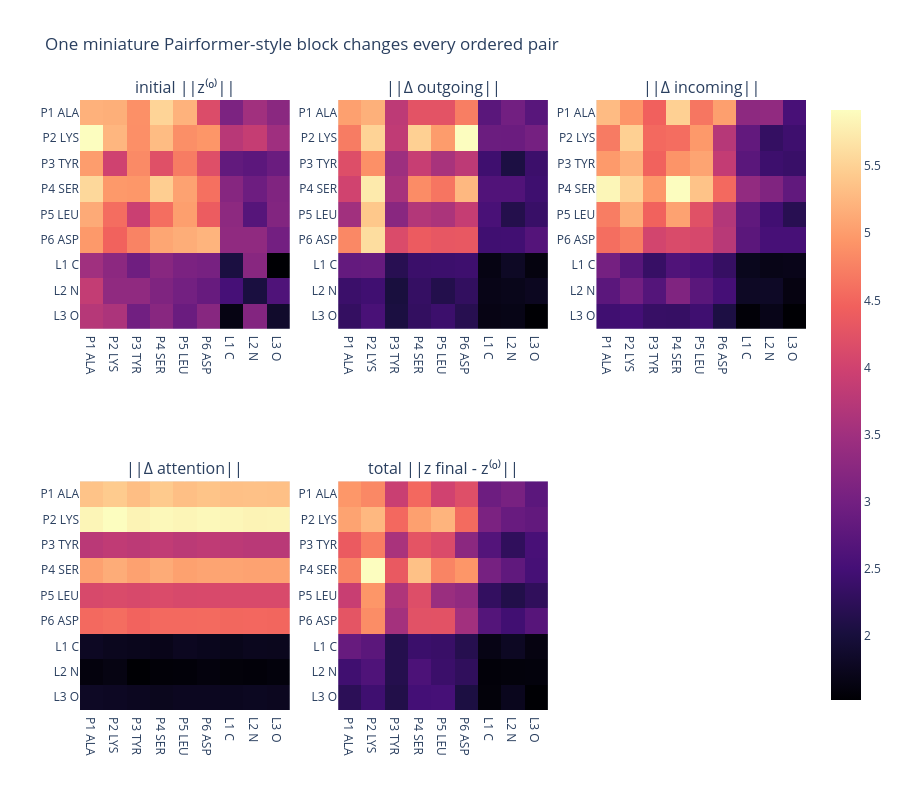
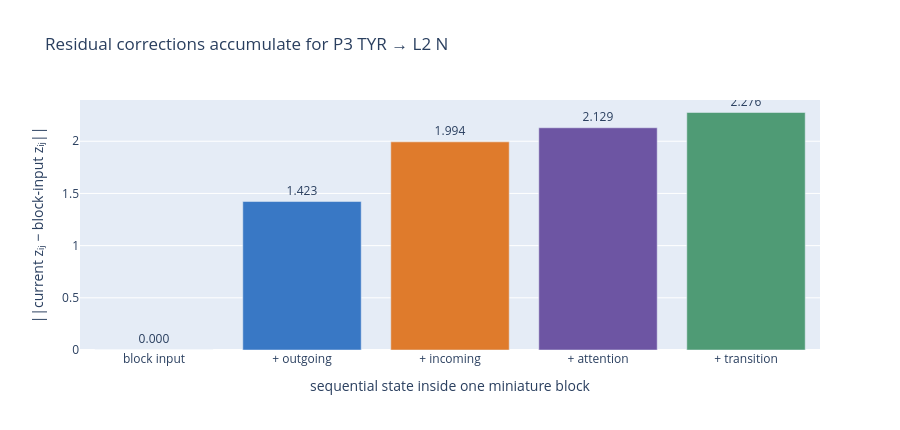
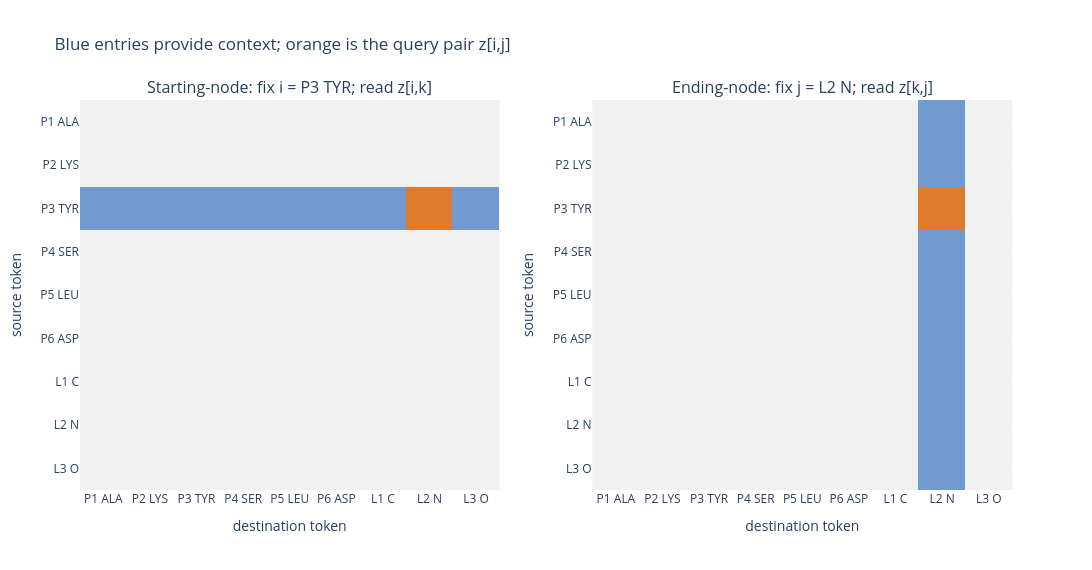
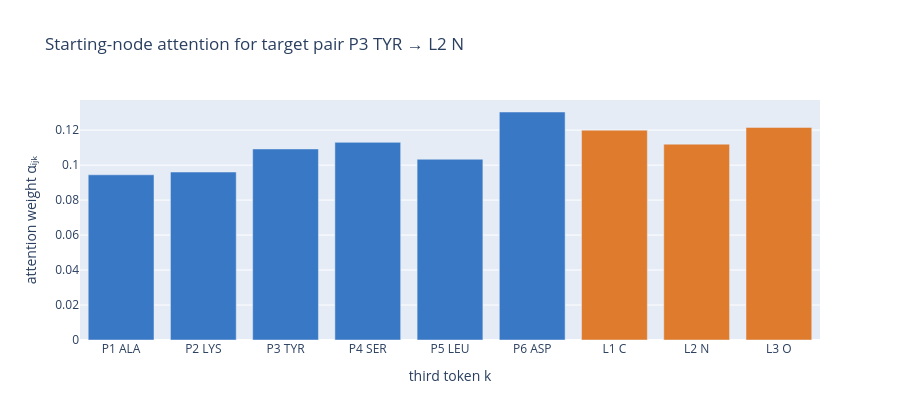

These figures' notebook cell, in order:
### Markdown cell above
## 4. Why outgoing and incoming triangle multiplication are different

For a target pair $(i,j)$, Pairformer asks what every third token $k$ says about that relationship. The two directions use different edges:

$$
\Delta z_{ij}^{\rm out}=\sum_k A(z_{ik})\odot B(z_{jk}),
\qquad
\Delta z_{ij}^{\rm in}=\sum_k A(z_{ki})\odot B(z_{kj}).
$$

- **Outgoing:** $i$ and $j$ both point toward $k$.
- **Incoming:** $k$ points toward both $i$ and $j$.

The learned projections $A$ and $B$ decide what kind of evidence can combine. These updates are not literal forces or measured distances; they are feature updates that let one pair learn from triangles in the interaction graph.

### What happens to the two updates?

They are added through **sequential residual connections**. Let $z^{[b]}$ mean the pair tensor entering Pairformer block $b$. At inference, where dropout is inactive, the released block follows

$$
\begin{aligned}
z^{\rm out} &= z^{[b]} + \Delta z^{\rm out}\!\left(z^{[b]}\right),\\
z^{\rm in}  &= z^{\rm out} + \Delta z^{\rm in}\!\left(z^{\rm out}\right),\\
z^{\rm start} &= z^{\rm in} + \Delta z^{\rm attn,start}\!\left(z^{\rm in}\right),\\
z^{\rm end} &= z^{\rm start} + \Delta z^{\rm attn,end}\!\left(z^{\rm start}\right),\\
z^{[b+1]} &= z^{\rm end} + \operatorname{Transition}\!\left(z^{\rm end}\right).
\end{aligned}
$$

So the short answer is **yes, the original pair information remains through the residual path**, but the incoming update is not independently calculated from the untouched $z^{[b]}$. It is recalculated from $z^{\rm out}$, which already contains the outgoing correction:

$$
z^{\rm in}=z^{[b]}+\Delta z^{\rm out}(z^{[b]})
+\Delta z^{\rm in}\!\left(z^{[b]}+\Delta z^{\rm out}(z^{[b]})\right).
$$

### What do “starting-node” and “ending-node” attention mean?

The names refer to the two ends of the ordered pair $i\rightarrow j$.

- **Starting-node attention** fixes the first endpoint $i$. The query pair $z_{ij}$ attends across the row $\{z_{ik}:k=1,\ldots,N\}$: all relationships that leave $i$.
- **Ending-node attention** fixes the second endpoint $j$. The query pair $z_{ij}$ attends down the column $\{z_{kj}:k=1,\ldots,N\}$: all relationships that enter $j$.

Ignoring multi-head indexing, pair biases, masks, and learned gates, the two operations can be written schematically as

$$
\alpha_{ijk}=\operatorname{softmax}_k
\left(\frac{Q(z_{ij})\cdot K(z_{ik})}{\sqrt d}\right),
\qquad
\Delta z_{ij}^{\rm attn,start}
=W_O\sum_k\alpha_{ijk}V(z_{ik}),
$$

$$
\beta_{ijk}=\operatorname{softmax}_k
\left(\frac{Q(z_{ij})\cdot K(z_{kj})}{\sqrt d}\right),
\qquad
\Delta z_{ij}^{\rm attn,end}
=W_O\sum_k\beta_{ijk}V(z_{kj}).
$$

Thus, starting attention asks what the neighborhood around $i$ says about $i\rightarrow j$, while ending attention asks what the neighborhood around $j$ says about it. The softmax weights determine internal information routing; they are not physical contact or binding probabilities.

The resulting $z^{[b+1]}$ becomes the input to the next Pairformer block. The released Nesso trunk repeats this across 48 blocks. The miniature below keeps outgoing, incoming, starting-node attention, and the transition; it omits ending-node attention to keep the code short.

### Code cell
trace = one_mini_pairformer_step(z0, seed=13)
i, j = 2, 7  # P3 TYR -> L2 N
updates = [
    ("initial ||z⁽⁰⁾||", trace.z_initial.norm(dim=-1)),
    ("||Δ outgoing||", trace.delta_outgoing.norm(dim=-1)),
    ("||Δ incoming||", trace.delta_incoming.norm(dim=-1)),
    ("||Δ attention||", trace.delta_attention.norm(dim=-1)),
    ("total ||z final - z⁽⁰⁾||", (trace.z_final - trace.z_initial).norm(dim=-1)),
]
fig = make_subplots(rows=2, cols=3, subplot_titles=[u[0] for u in updates])
for panel, (_, values) in enumerate(updates):
    row, col = panel // 3 + 1, panel % 3 + 1
    fig.add_trace(go.Heatmap(z=values.numpy(), x=labels, y=labels,
                             colorscale="Magma", showscale=(panel == 4)), row=row, col=col)
fig.update_yaxes(autorange="reversed")
fig.update_layout(title="One miniature Pairformer-style block changes every ordered pair", height=790)
fig.show()

stage_names = ["block input", "+ outgoing", "+ incoming", "+ attention", "+ transition"]
stage_tensors = [trace.z_initial, trace.z_after_outgoing, trace.z_after_incoming,
                 trace.z_after_attention, trace.z_final]
cumulative_change = [
    float((stage[i, j] - trace.z_initial[i, j]).norm()) for stage in stage_tensors
]
fig = go.Figure(go.Bar(
    x=stage_names, y=cumulative_change, marker_color=["#cccccc", "#3978c5", "#df7b2c", "#6d55a3", "#4f9b75"],
    text=[f"{value:.3f}" for value in cumulative_change], textposition="outside",
))
fig.update_layout(
    title=f"Residual corrections accumulate for {labels[i]} → {labels[j]}",
    xaxis_title="sequential state inside one miniature block",
    yaxis_title="||current zᵢⱼ − block-input zᵢⱼ||", height=430,
)
fig.show()

# A matrix view makes “starting” versus “ending” precise without a crowded graph.
start_view = np.zeros((n_tokens, n_tokens))
end_view = np.zeros((n_tokens, n_tokens))
start_view[i, :] = 1                       # z[i,k]: hold the starting node i fixed
end_view[:, j] = 1                         # z[k,j]: hold the ending node j fixed
start_view[i, j] = end_view[i, j] = 2      # the query pair z[i,j]
attention_colors = [
    [0.00, "#f1f1f1"], [0.32, "#f1f1f1"],
    [0.34, "#719bd0"], [0.65, "#719bd0"],
    [0.67, "#df7b2c"], [1.00, "#df7b2c"],
]
fig = make_subplots(
    rows=1, cols=2,
    subplot_titles=[
        f"Starting-node: fix i = {labels[i]}; read z[i,k]",
        f"Ending-node: fix j = {labels[j]}; read z[k,j]",
    ],
)
fig.add_trace(go.Heatmap(z=start_view, x=labels, y=labels, colorscale=attention_colors,
                         zmin=0, zmax=2, showscale=False,
                         hovertemplate="source=%{y}<br>destination=%{x}<extra></extra>"), row=1, col=1)
fig.add_trace(go.Heatmap(z=end_view, x=labels, y=labels, colorscale=attention_colors,
                         zmin=0, zmax=2, showscale=False,
                         hovertemplate="source=%{y}<br>destination=%{x}<extra></extra>"), row=1, col=2)
fig.update_yaxes(autorange="reversed", title="source token")
fig.update_xaxes(title="destination token")
fig.update_layout(
    title="Blue entries provide context; orange is the query pair z[i,j]",
    height=570, width=1100,
)
fig.show()

weights = trace.attention_weights[i, j].numpy()
fig = go.Figure(go.Bar(x=labels, y=weights,
                       marker_color=[COLORS["protein"]] * n_protein + [COLORS["ligand"]] * n_ligand))
fig.update_layout(title=f"Starting-node attention for target pair {labels[i]} → {labels[j]}",
                  xaxis_title="third token k", yaxis_title="attention weight αᵢⱼₖ", height=420)
fig.show()
print("Outgoing residual identity error:",
      float((trace.z_after_outgoing - (trace.z_initial + trace.delta_outgoing)).abs().max()))
print("Incoming residual identity error:",
      float((trace.z_after_incoming - (trace.z_after_outgoing + trace.delta_incoming)).abs().max()))
print("Attention softmax check (must equal 1):", weights.sum())

### Figure 1 — Plotly figure (JSON) as saved in the notebook; plotly's stock layout.template omitted (floating-point values rounded to 4 significant figures)
{"data": [{"colorscale": [[0, "#000004"], [0.1111, "#180f3d"], [0.2222, "#440f76"], [0.3333, "#721f81"], [0.4444, "#9e2f7f"], [0.5556, "#cd4071"], [0.6667, "#f1605d"], [0.7778, "#fd9668"], [0.8889, "#feca8d"], [1, "#fcfdbf"]], "showscale": false, "type": "heatmap", "x": ["P1 ALA", "P2 LYS", "P3 TYR", "P4 SER", "P5 LEU", "P6 ASP", "L1 C", "L2 N", "L3 O"], "xaxis": "x", "y": ["P1 ALA", "P2 LYS", "P3 TYR", "P4 SER", "P5 LEU", "P6 ASP", "L1 C", "L2 N", "L3 O"], "yaxis": "y", "z": [[19.0, 18.94, 18.16, 19.89, 19.02, 16.19, 13.36, 14.45, 13.77], [20.95, 19.12, 18.16, 19.28, 18.15, 18.31, 15.1, 15.46, 14.4], [18.49, 15.77, 18.03, 16.34, 17.69, 16.31, 12.61, 12.42, 12.83], [20.0, 18.39, 18.35, 19.75, 18.63, 17.4, 13.67, 12.91, 13.46], [18.84, 17.33, 15.6, 17.35, 18.55, 16.84, 13.87, 12.24, 13.53], [18.4, 17.06, 17.87, 18.72, 18.9, 19.07, 13.95, 13.94, 13.08], [14.41, 13.82, 12.96, 13.72, 13.32, 13.19, 10.5, 13.7, 9.104], [15.42, 13.95, 13.96, 13.43, 13.09, 12.73, 11.81, 10.48, 12.05], [15.03, 14.76, 13.01, 13.72, 12.81, 13.69, 9.447, 13.55, 10.03]]}, {"colorscale": [[0, "#000004"], [0.1111, "#180f3d"], [0.2222, "#440f76"], [0.3333, "#721f81"], [0.4444, "#9e2f7f"], [0.5556, "#cd4071"], [0.6667, "#f1605d"], [0.7778, "#fd9668"], [0.8889, "#feca8d"], [1, "#fcfdbf"]], "showscale": false, "type": "heatmap", "x": ["P1 ALA", "P2 LYS", "P3 TYR", "P4 SER", "P5 LEU", "P6 ASP", "L1 C", "L2 N", "L3 O"], "xaxis": "x2", "y": ["P1 ALA", "P2 LYS", "P3 TYR", "P4 SER", "P5 LEU", "P6 ASP", "L1 C", "L2 N", "L3 O"], "yaxis": "y2", "z": [[3.644, 3.758, 2.721, 3.066, 3.066, 3.417, 1.927, 2.115, 1.907], [3.398, 4.008, 2.747, 3.984, 3.618, 4.306, 2.062, 2.058, 2.139], [3.006, 3.536, 2.471, 2.801, 2.562, 2.72, 1.71, 1.423, 1.682], [2.875, 4.168, 2.55, 3.511, 3.354, 3.815, 1.854, 1.854, 1.706], [2.502, 3.924, 2.309, 2.644, 2.58, 2.782, 1.794, 1.485, 1.656], [3.478, 4.075, 2.975, 3.157, 3.107, 3.117, 1.717, 1.725, 1.875], [2.003, 2.02, 1.52, 1.678, 1.685, 1.701, 1.12, 1.233, 1.093], [1.676, 1.722, 1.391, 1.631, 1.48, 1.604, 1.141, 1.165, 1.2], [1.62, 1.794, 1.416, 1.613, 1.689, 1.508, 1.123, 1.135, 1.022]]}, {"colorscale": [[0, "#000004"], [0.1111, "#180f3d"], [0.2222, "#440f76"], [0.3333, "#721f81"], [0.4444, "#9e2f7f"], [0.5556, "#cd4071"], [0.6667, "#f1605d"], [0.7778, "#fd9668"], [0.8889, "#feca8d"], [1, "#fcfdbf"]], "showscale": false, "type": "heatmap", "x": ["P1 ALA", "P2 LYS", "P3 TYR", "P4 SER", "P5 LEU", "P6 ASP", "L1 C", "L2 N", "L3 O"], "xaxis": "x3", "y": ["P1 ALA", "P2 LYS", "P3 TYR", "P4 SER", "P5 LEU", "P6 ASP", "L1 C", "L2 N", "L3 O"], "yaxis": "y3", "z": [[3.132, 2.908, 2.613, 3.255, 2.733, 2.965, 1.886, 1.913, 1.427], [2.762, 3.253, 2.661, 2.683, 2.933, 2.157, 1.597, 1.29, 1.357], [2.937, 3.067, 2.62, 2.901, 2.993, 2.244, 1.546, 1.352, 1.326], [3.477, 3.265, 2.927, 3.52, 3.175, 2.661, 1.921, 1.795, 1.591], [2.775, 3.048, 2.62, 2.985, 2.47, 2.142, 1.586, 1.379, 1.208], [2.691, 2.78, 2.352, 2.413, 2.386, 2.175, 1.547, 1.416, 1.417], [1.721, 1.522, 1.309, 1.476, 1.424, 1.3, 0.9247, 0.8914, 0.9033], [1.553, 1.7, 1.504, 1.798, 1.541, 1.407, 0.9677, 0.971, 0.8627], [1.371, 1.398, 1.311, 1.305, 1.366, 1.131, 0.812, 0.8986, 0.7929]]}, {"colorscale": [[0, "#000004"], [0.1111, "#180f3d"], [0.2222, "#440f76"], [0.3333, "#721f81"], [0.4444, "#9e2f7f"], [0.5556, "#cd4071"], [0.6667, "#f1605d"], [0.7778, "#fd9668"], [0.8889, "#feca8d"], [1, "#fcfdbf"]], "showscale": false, "type": "heatmap", "x": ["P1 ALA", "P2 LYS", "P3 TYR", "P4 SER", "P5 LEU", "P6 ASP", "L1 C", "L2 N", "L3 O"], "xaxis": "x4", "y": ["P1 ALA", "P2 LYS", "P3 TYR", "P4 SER", "P5 LEU", "P6 ASP", "L1 C", "L2 N", "L3 O"], "yaxis": "y4", "z": [[0.9017, 0.9107, 0.8956, 0.9096, 0.897, 0.9023, 0.8984, 0.8993, 0.8975], [0.9615, 0.9709, 0.9587, 0.965, 0.9614, 0.9644, 0.9626, 0.9593, 0.9602], [0.7016, 0.7094, 0.7038, 0.7102, 0.7033, 0.7085, 0.7042, 0.7006, 0.7007], [0.8615, 0.8745, 0.8614, 0.8737, 0.8609, 0.8648, 0.8648, 0.8629, 0.8631], [0.7434, 0.7472, 0.7437, 0.7479, 0.7439, 0.7442, 0.7446, 0.7454, 0.7454], [0.7974, 0.8024, 0.7906, 0.7977, 0.7972, 0.799, 0.7949, 0.7958, 0.7937], [0.4538, 0.4484, 0.4454, 0.4425, 0.4502, 0.4465, 0.4442, 0.4482, 0.4475], [0.4295, 0.4351, 0.4201, 0.4244, 0.4252, 0.4295, 0.4269, 0.4254, 0.429], [0.4559, 0.4537, 0.45, 0.4475, 0.4502, 0.4501, 0.4494, 0.4511, 0.4495]]}, {"colorscale": [[0, "#000004"], [0.1111, "#180f3d"], [0.2222, "#440f76"], [0.3333, "#721f81"], [0.4444, "#9e2f7f"], [0.5556, "#cd4071"], [0.6667, "#f1605d"], [0.7778, "#fd9668"], [0.8889, "#feca8d"], [1, "#fcfdbf"]], "showscale": true, "type": "heatmap", "x": ["P1 ALA", "P2 LYS", "P3 TYR", "P4 SER", "P5 LEU", "P6 ASP", "L1 C", "L2 N", "L3 O"], "xaxis": "x5", "y": ["P1 ALA", "P2 LYS", "P3 TYR", "P4 SER", "P5 LEU", "P6 ASP", "L1 C", "L2 N", "L3 O"], "yaxis": "y5", "z": [[4.953, 4.816, 3.925, 4.521, 3.999, 4.196, 2.94, 3.054, 2.748], [5.063, 5.259, 4.525, 5.038, 5.22, 4.554, 3.087, 2.878, 2.815], [4.368, 4.717, 3.587, 4.27, 4.137, 3.269, 2.657, 2.276, 2.539], [4.77, 5.917, 4.345, 5.341, 4.778, 4.939, 3.036, 2.793, 2.519], [3.918, 4.941, 3.648, 4.177, 3.432, 3.328, 2.314, 2.127, 2.273], [4.28, 4.864, 3.535, 4.235, 4.246, 3.517, 2.671, 2.463, 2.698], [2.872, 2.741, 2.154, 2.403, 2.376, 2.168, 1.669, 1.793, 1.637], [2.45, 2.612, 2.16, 2.586, 2.399, 2.275, 1.565, 1.58, 1.592], [2.238, 2.449, 2.118, 2.503, 2.526, 2.059, 1.578, 1.735, 1.523]]}], "layout": {"annotations": [{"font": {"size": 16}, "showarrow": false, "text": "initial ||z⁽⁰⁾||", "x": 0.1444, "xanchor": "center", "xref": "paper", "y": 1, "yanchor": "bottom", "yref": "paper"}, {"font": {"size": 16}, "showarrow": false, "text": "||Δ outgoing||", "x": 0.5, "xanchor": "center", "xref": "paper", "y": 1, "yanchor": "bottom", "yref": "paper"}, {"font": {"size": 16}, "showarrow": false, "text": "||Δ incoming||", "x": 0.8556, "xanchor": "center", "xref": "paper", "y": 1, "yanchor": "bottom", "yref": "paper"}, {"font": {"size": 16}, "showarrow": false, "text": "||Δ attention||", "x": 0.1444, "xanchor": "center", "xref": "paper", "y": 0.375, "yanchor": "bottom", "yref": "paper"}, {"font": {"size": 16}, "showarrow": false, "text": "total ||z final - z⁽⁰⁾||", "x": 0.5, "xanchor": "center", "xref": "paper", "y": 0.375, "yanchor": "bottom", "yref": "paper"}], "height": 790, "title": {"text": "One miniature Pairformer-style block changes every ordered pair"}, "xaxis": {"anchor": "y", "domain": [0, 0.2889]}, "xaxis2": {"anchor": "y2", "domain": [0.3556, 0.6444]}, "xaxis3": {"anchor": "y3", "domain": [0.7111, 1]}, "xaxis4": {"anchor": "y4", "domain": [0, 0.2889]}, "xaxis5": {"anchor": "y5", "domain": [0.3556, 0.6444]}, "xaxis6": {"anchor": "y6", "domain": [0.7111, 1]}, "yaxis": {"anchor": "x", "autorange": "reversed", "domain": [0.625, 1]}, "yaxis2": {"anchor": "x2", "autorange": "reversed", "domain": [0.625, 1]}, "yaxis3": {"anchor": "x3", "autorange": "reversed", "domain": [0.625, 1]}, "yaxis4": {"anchor": "x4", "autorange": "reversed", "domain": [0, 0.375]}, "yaxis5": {"anchor": "x5", "autorange": "reversed", "domain": [0, 0.375]}, "yaxis6": {"anchor": "x6", "autorange": "reversed", "domain": [0, 0.375]}}}

### Figure 2 — Plotly figure (JSON) as saved in the notebook; plotly's stock layout.template omitted (floating-point values rounded to 4 significant figures)
{"data": [{"marker": {"color": ["#cccccc", "#3978c5", "#df7b2c", "#6d55a3", "#4f9b75"]}, "text": ["0.000", "1.423", "1.994", "2.129", "2.276"], "textposition": "outside", "type": "bar", "x": ["block input", "+ outgoing", "+ incoming", "+ attention", "+ transition"], "y": [0, 1.423, 1.994, 2.129, 2.276]}], "layout": {"height": 430, "title": {"text": "Residual corrections accumulate for P3 TYR → L2 N"}, "xaxis": {"title": {"text": "sequential state inside one miniature block"}}, "yaxis": {"title": {"text": "||current zᵢⱼ − block-input zᵢⱼ||"}}}}

### Figure 3 — Plotly figure (JSON) as saved in the notebook; plotly's stock layout.template omitted (floating-point values rounded to 4 significant figures)
{"data": [{"colorscale": [[0, "#f1f1f1"], [0.32, "#f1f1f1"], [0.34, "#719bd0"], [0.65, "#719bd0"], [0.67, "#df7b2c"], [1, "#df7b2c"]], "hovertemplate": "source=%{y}<br>destination=%{x}<extra></extra>", "showscale": false, "type": "heatmap", "x": ["P1 ALA", "P2 LYS", "P3 TYR", "P4 SER", "P5 LEU", "P6 ASP", "L1 C", "L2 N", "L3 O"], "xaxis": "x", "y": ["P1 ALA", "P2 LYS", "P3 TYR", "P4 SER", "P5 LEU", "P6 ASP", "L1 C", "L2 N", "L3 O"], "yaxis": "y", "z": [[0, 0, 0, 0, 0, 0, 0, 0, 0], [0, 0, 0, 0, 0, 0, 0, 0, 0], [1, 1, 1, 1, 1, 1, 1, 2, 1], [0, 0, 0, 0, 0, 0, 0, 0, 0], [0, 0, 0, 0, 0, 0, 0, 0, 0], [0, 0, 0, 0, 0, 0, 0, 0, 0], [0, 0, 0, 0, 0, 0, 0, 0, 0], [0, 0, 0, 0, 0, 0, 0, 0, 0], [0, 0, 0, 0, 0, 0, 0, 0, 0]], "zmax": 2, "zmin": 0}, {"colorscale": [[0, "#f1f1f1"], [0.32, "#f1f1f1"], [0.34, "#719bd0"], [0.65, "#719bd0"], [0.67, "#df7b2c"], [1, "#df7b2c"]], "hovertemplate": "source=%{y}<br>destination=%{x}<extra></extra>", "showscale": false, "type": "heatmap", "x": ["P1 ALA", "P2 LYS", "P3 TYR", "P4 SER", "P5 LEU", "P6 ASP", "L1 C", "L2 N", "L3 O"], "xaxis": "x2", "y": ["P1 ALA", "P2 LYS", "P3 TYR", "P4 SER", "P5 LEU", "P6 ASP", "L1 C", "L2 N", "L3 O"], "yaxis": "y2", "z": [[0, 0, 0, 0, 0, 0, 0, 1, 0], [0, 0, 0, 0, 0, 0, 0, 1, 0], [0, 0, 0, 0, 0, 0, 0, 2, 0], [0, 0, 0, 0, 0, 0, 0, 1, 0], [0, 0, 0, 0, 0, 0, 0, 1, 0], [0, 0, 0, 0, 0, 0, 0, 1, 0], [0, 0, 0, 0, 0, 0, 0, 1, 0], [0, 0, 0, 0, 0, 0, 0, 1, 0], [0, 0, 0, 0, 0, 0, 0, 1, 0]], "zmax": 2, "zmin": 0}], "layout": {"annotations": [{"font": {"size": 16}, "showarrow": false, "text": "Starting-node: fix i = P3 TYR; read z[i,k]", "x": 0.225, "xanchor": "center", "xref": "paper", "y": 1, "yanchor": "bottom", "yref": "paper"}, {"font": {"size": 16}, "showarrow": false, "text": "Ending-node: fix j = L2 N; read z[k,j]", "x": 0.775, "xanchor": "center", "xref": "paper", "y": 1, "yanchor": "bottom", "yref": "paper"}], "height": 570, "title": {"text": "Blue entries provide context; orange is the query pair z[i,j]"}, "width": 1100, "xaxis": {"anchor": "y", "domain": [0, 0.45], "title": {"text": "destination token"}}, "xaxis2": {"anchor": "y2", "domain": [0.55, 1], "title": {"text": "destination token"}}, "yaxis": {"anchor": "x", "autorange": "reversed", "domain": [0, 1], "title": {"text": "source token"}}, "yaxis2": {"anchor": "x2", "autorange": "reversed", "domain": [0, 1], "title": {"text": "source token"}}}}

### Figure 4 — Plotly figure (JSON) as saved in the notebook; plotly's stock layout.template omitted (floating-point values rounded to 4 significant figures)
{"data": [{"marker": {"color": ["#3978c5", "#3978c5", "#3978c5", "#3978c5", "#3978c5", "#3978c5", "#df7b2c", "#df7b2c", "#df7b2c"]}, "type": "bar", "x": ["P1 ALA", "P2 LYS", "P3 TYR", "P4 SER", "P5 LEU", "P6 ASP", "L1 C", "L2 N", "L3 O"], "y": [0.09446, 0.09604, 0.1092, 0.113, 0.1033, 0.1304, 0.12, 0.112, 0.1216]}], "layout": {"height": 420, "title": {"text": "Starting-node attention for target pair P3 TYR → L2 N"}, "xaxis": {"title": {"text": "third token k"}}, "yaxis": {"title": {"text": "attention weight αᵢⱼₖ"}}}}
